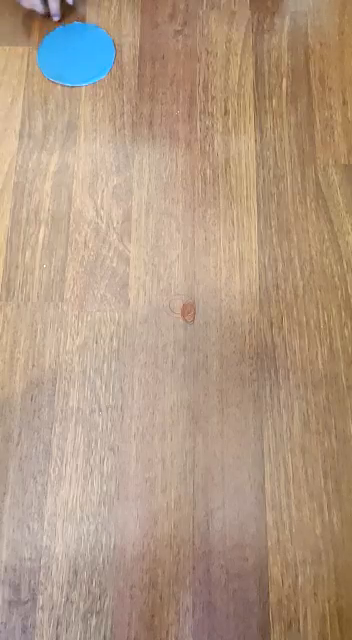
#> input picture frame 66 of OpenCV learning/Blue Detection/bluedetection.mp4, 352 x 640 px, given in place of para.mp4, which was not available
$ jupyter execute --allow-errors BlueDetection-editing.ipynb
#> lines starting #> are read from the running program, lines starting #| are printed output that depends on the picture; pictures that were not available may be replaced by others from this repository, and a replacement may not be noted
[cell 1]
import cv2 as cv
import numpy as np

[cell 2]
class Detector:
    @staticmethod
    def nothing(x):
        pass
    @staticmethod
    def drawRectangles(frame, contours,area_l_thresh,area_u_thresh):
        x_list=[]
        y_list=[]
        for contour in contours:
            (x, y, w, h) = cv.boundingRect(contour)
            if cv.contourArea(contour) > area_l_thresh and cv.contourArea(contour) < area_u_thresh:
                cv.rectangle(frame, (x, y), (x+w, y+h), (255,0,0), 2)
                cv.putText(frame,"Status: {}".format("Detected"), (10,30), cv.FONT_HERSHEY_SIMPLEX,
                                        1, (0, 0, 255), 3)
                x_list.append((x, x+w))
                y_list.append((y, y+h))
        return x_list, y_list
    @staticmethod
    def drawLineRect(frame, x_list, y_list, line_colour = (0,0,255) , line_thickness = 1, font = cv.FONT_HERSHEY_SIMPLEX):
        frame_lined = frame.copy()
        center_x = int(frame_lined.shape[1]/2)
        center_y = int(frame_lined.shape[0]/2)
        center_coordinate = (center_x, center_y)
        for xs, ys in zip(x_list,y_list):
            xc = int((xs[0] + xs[1])/2)
            yc = int((ys[0] + ys[1])/2)
            obj_center_coordinate = (xc, yc)
            line_lenght = ((xc -center_x)**2 + (yc -center_y)**2)**(1/2)
            cv.line(frame_lined, center_coordinate, obj_center_coordinate, line_colour, line_thickness)
            cv.putText(frame_lined,"Len: {:.2f}".format(line_lenght), (xc,yc), font,
                                            1, (0, 0, 255), 2)
        return frame_lined
    # [12 lines left out: function drawLine, not called in this run]
    @staticmethod
    def findContours(frame,l_bound,u_bound,
                        dilate=True,
                        dilate_iteration = 1,
                        draw_contours=False,
                        draw_rectangle=True,
                        filter_type="hsv",
                        kernel_size=(5,5),
                        area_thresh=(400,50000)):
        if filter_type == "hsv":
            frame_hsv = cv.cvtColor(frame,cv.COLOR_BGR2HSV)
            mask = cv.inRange(frame_hsv,l_bound,u_bound)
            kernel = np.ones(kernel_size, np.uint8)
            frame_contoured = frame.copy()
            frame_rectangled = frame.copy()
            if dilate:
                mask_dilated = cv.dilate(mask, kernel, iterations=dilate_iteration)
                contours, _ = cv.findContours(mask_dilated, cv.RETR_TREE, cv.CHAIN_APPROX_SIMPLE)
            else:
                contours, _ = cv.findContours(mask, cv.RETR_TREE, cv.CHAIN_APPROX_SIMPLE)

            if draw_contours:
                cv.drawContours(frame_contoured, contours, -1, (255, 0, 0), 2)
            if draw_rectangle:
                x_list, y_list = Detector.drawRectangles(frame_rectangled,
                                                                            contours,
                                                                            area_l_thresh = area_thresh[0],
                                                                            area_u_thresh = area_thresh[1])

            return frame_rectangled, frame_contoured, frame_hsv, mask, x_list, y_list
        elif filter_type == "bgr":
            frame_bgr = frame.copy()
            mask = cv.inRange(frame_bgr,l_bound,u_bound)
            kernel = np.ones(kernel_size, np.uint8)
            frame_contoured = frame.copy()
            if dilate:
                mask_dilated = cv.dilate(mask, kernel, iterations=1)
                contours, _ = cv.findContours(mask_dilated, cv.RETR_TREE, cv.CHAIN_APPROX_SIMPLE)
            else:
                contours, _ = cv.findContours(mask, cv.RETR_TREE, cv.CHAIN_APPROX_SIMPLE)

            if draw_contours:
                cv.drawContours(frame_contoured, contours, -1, (255, 0, 0), 2)
            if draw_rectangle:
                x_list, y_list, frame_rectangled = Detector.drawRectangles(frame_contoured,
                                                                            contours,
                                                                            area_l_thresh = area_thresh[0],
                                                                            area_u_thresh = area_thresh[1])

            return frame_rectangled, frame_contoured, frame_bgr, mask, x_list, y_list

        elif filter_type == "gray":
            frame_gray = cv.cvtColor(frame,cv.COLOR_BGR2GRAY)
            mask = cv.inRange(frame_gray,l_bound,u_bound)
            kernel = np.ones(kernel_size, np.uint8)
            frame_contoured = frame.copy()
            if dilate:
                mask_dilated = cv.dilate(mask, kernel, iterations=1)
                contours, _ = cv.findContours(mask_dilated, cv.RETR_TREE, cv.CHAIN_APPROX_SIMPLE)
            else:
                contours, _ = cv.findContours(mask, cv.RETR_TREE, cv.CHAIN_APPROX_SIMPLE)

            if draw_contours:
                cv.drawContours(frame_contoured, contours, -1, (255, 0, 0), 2)
            if draw_rectangle:
                x_list, y_list, frame_rectangled = Detector.drawRectangles(frame_contoured,
                                                                            contours,
                                                                            area_l_thresh = area_thresh[0],
                                                                            area_u_thresh = area_thresh[1])

            return frame_rectangled, frame_contoured, frame_gray, mask, x_list, y_list
    # [24 lines left out: function houghCircles, not called in this run]

    def __init__(self,vid_name):
        self.vid_name = vid_name

    def preview(self):
        cap = cv.VideoCapture(self.vid_name)
        while cap.isOpened():
            ret, bgr = cap.read()
#> bgr is the input picture: shape (640, 352, 3); mean B, G, R 131.7, 153.4, 177.8
            hsv = cv.cvtColor(bgr, cv.COLOR_BGR2HSV)
#> hsv: shape (640, 352, 3); mean H, S, V 17, 75.4, 181.2
            gray = cv.cvtColor(bgr, cv.COLOR_BGR2GRAY)
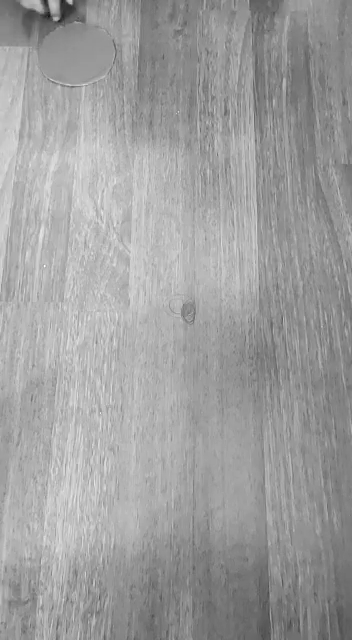
#> gray: shape (640, 352); min 18, max 254, mean 158.2
            cv.imshow("bgr",bgr)
            cv.imshow("hsv",hsv)
            cv.imshow("gray",gray)
            if cv.waitKey(24) == 27:
#> (key Esc is pressed here)
                break
        cv.destroyAllWindows()
        cap.release()

    def findBounds(self,filter_type="hsv"):
#> called with filter_type = 'hsv'
        cap = cv.VideoCapture(self.vid_name)
        cv.namedWindow("Filter")
        if filter_type == "hsv":
            cv.createTrackbar("L_H","Filter",0,180,self.nothing)
            cv.createTrackbar("U_H","Filter",180,180,self.nothing)

            cv.createTrackbar("L_S","Filter",0,255,self.nothing)
            cv.createTrackbar("U_S","Filter",255,255,self.nothing)

            cv.createTrackbar("L_V","Filter",0,255,self.nothing)
            cv.createTrackbar("U_V","Filter",255,255,self.nothing)

            while(True):
                ret, frame = cap.read()
                if ret:
                    frame_hsv = cv.cvtColor(frame,cv.COLOR_BGR2HSV)

                    l_h = cv.getTrackbarPos("L_H","Filter")
                    u_h = cv.getTrackbarPos("U_H","Filter")

                    l_s = cv.getTrackbarPos("L_S","Filter")
                    u_s = cv.getTrackbarPos("U_S","Filter")

                    l_v = cv.getTrackbarPos("L_V","Filter")
                    u_v = cv.getTrackbarPos("U_V","Filter")

                    l_bound_hsv = np.array([l_h,l_s,l_v])
                    u_bound_hsv = np.array([u_h,u_s,u_v])

                    mask = cv.inRange(frame_hsv, l_bound_hsv, u_bound_hsv)
#> mask: shape (640, 352); every value is 255

                    cv.imshow("frame_hsv",frame_hsv)
                    cv.imshow("mask",mask)
                    res = cv.bitwise_and(frame_hsv,frame_hsv,mask=mask)
                    cv.imshow("res",res)
                else:
                    cap.set(cv.CAP_PROP_POS_FRAMES, 0)
                key = cv.waitKey(24)
#> (key Esc is pressed here)
                if key==27:
                    break
            cap.release()
            cv.destroyAllWindows()
            return l_bound_hsv, u_bound_hsv


        elif filter_type == "bgr":
            cv.createTrackbar("L_B","Filter",0,255,self.nothing)
            cv.createTrackbar("U_B","Filter",255,255,self.nothing)

            cv.createTrackbar("L_G","Filter",0,255,self.nothing)
            cv.createTrackbar("U_G","Filter",255,255,self.nothing)

            cv.createTrackbar("L_R","Filter",0,255,self.nothing)
            cv.createTrackbar("U_R","Filter",255,255,self.nothing)

            while(True):
                ret, frame = cap.read()
                if ret:

                    l_b = cv.getTrackbarPos("L_B","Filter")
                    u_b = cv.getTrackbarPos("U_B","Filter")

                    l_g = cv.getTrackbarPos("L_G","Filter")
                    u_g = cv.getTrackbarPos("U_G","Filter")

                    l_r = cv.getTrackbarPos("L_R","Filter")
                    u_r = cv.getTrackbarPos("U_R","Filter")

                    l_bound_bgr = np.array([l_b,l_g,l_r])
                    u_bound_bgr = np.array([u_b,u_g,u_r])

                    mask = cv.inRange(frame,l_bound_bgr,u_bound_bgr)
                    cv.imshow("frame",frame)
                    cv.imshow("mask",mask)
                    res = cv.bitwise_and(frame,frame,mask=mask)
                    cv.imshow("res",res)
                else:
                    cap.set(cv.CAP_PROP_POS_FRAMES, 0)

                key = cv.waitKey(24)
                if key==27:
                    break
            cap.release()
            cv.destroyAllWindows()
            return l_bound_bgr, u_bound_bgr

        elif filter_type == "gray":
            cv.createTrackbar("L_G","Filter",0,255,self.nothing)
            cv.createTrackbar("U_G","Filter",255,255,self.nothing)

            while(True):
                ret, frame = cap.read()
                if ret:
                    frame = cv.cvtColor(frame,cv.COLOR_BGR2GRAY)

                    l_bound_gray = cv.getTrackbarPos("L_G","Filter")
                    u_bound_gray = cv.getTrackbarPos("U_G","Filter")

                    l_bound = np.array([l_bound_gray])
                    u_bound = np.array([u_bound_gray])

                    mask = cv.inRange(frame,l_bound,u_bound)
                    cv.imshow("frame",frame)
                    cv.imshow("mask",mask)
                    res = cv.bitwise_and(frame,frame,mask=mask)
                    cv.imshow("res",res)
                else:
                    cap.set(cv.CAP_PROP_POS_FRAMES, 0)
                key = cv.waitKey(24)
                if key==27:
                    break
            cap.release()
            cv.destroyAllWindows()
            return l_bound_gray, u_bound_gray
        else:
            print("Try proper filter_type")

    def findContoursLive(self,dilate=True,
                        l_bound=np.array([0,0,0]),
                        u_bound=np.array([0,0,0]),
                        draw_contours=False,
                        draw_rectangle=True,
                        filter_type="hsv",
                        line=True,
                        area_thresh=(400,50000),
                        dilate_iteration=1,
                        hough_circles=True):
        cap = cv.VideoCapture(self.vid_name)
        if filter_type == "hsv":
            while(True):
                ret, frame = cap.read()
                if ret:
                    frame_rectangled, frame_contoured, frame_hsv, mask, xs, ys = Detector.findContours( frame,
                                                                                                        l_bound=l_bound,
                                                                                                        u_bound=u_bound,
                                                                                                        filter_type="hsv",
                                                                                                        area_thresh=area_thresh,
                                                                                                        draw_contours=draw_contours,
                                                                                                        dilate_iteration=dilate_iteration,
                                                                                                        )
#> in findContours, `contours, _ = cv.findContours(mask_dilated, cv.RETR_TREE, cv.CHAIN_APP..`: contours = [[[0, 0], [0, 639], [351, 639], [351, 0]]]
#> the loop in drawRectangles, `for contour in contours:` made 1 pass
#> (contour, x, y, w, h) on pass 1: ([[0, 0], [0, 639], [351, 639], [351, 0]], 0, 0, 352, 640)
#> after the loop in drawRectangles, `for contour in contours:`: x_list = []
#> xs = []; ys = []
                    if line:
                        frame_rectangled_lined = self.drawLineRect(frame_rectangled,xs,ys)
                        cv.imshow("frame_rectangled_lined",frame_rectangled_lined)
                    else:
                        cv.imshow("frame_rectangled", frame_rectangled)
                    if hough_circles:
                        frame_circled = frame.copy()
                        res = cv.bitwise_and(frame,frame,mask=mask)
                        frame_gray = res[:,:,2]
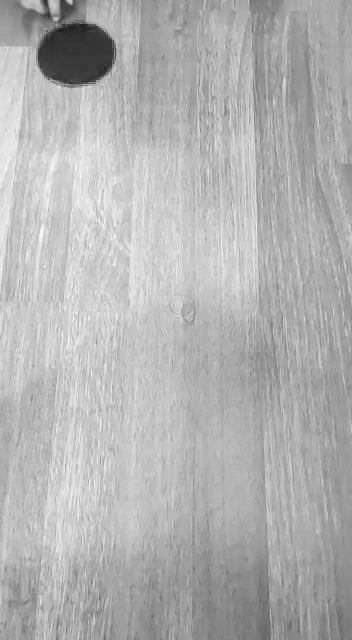
#> frame_gray: shape (640, 352); min 30, max 255, mean 177.8
                        frame_gray = cv.medianBlur(frame_gray, 5)
                        circles = cv.HoughCircles(frame_gray,
                                                    cv.HOUGH_GRADIENT, 1, 10,
                                                    param1=100,
                                                    param2=15,
                                                    minRadius=5,
                                                    maxRadius=20)
#> circles = None
                        if circles is not None:
                            circles = np.uint16(np.around(circles))
                            for i in circles[0, :]:
                                center = (i[0], i[1])
                                # circle center
                                cv.circle(frame_circled, center, 1, (0, 100, 100), 3)
                                if line:
                                    # draw line to the center
                                    frame_circled = Detector.drawLine(frame_circled,center)
                                # circle outline
                                radius = i[2]
                                cv.circle(frame_circled, center, radius, (255, 0, 255), 3)
                        cv.imshow("frame_circled",frame_circled)
                    # [4 lines of commented-out code are left out]


                else:
                    cap.set(cv.CAP_PROP_POS_FRAMES, 0)
                key = cv.waitKey(24)
#> (key Esc is pressed here)
                if key==27:
                    break
            cap.release()
            cv.destroyAllWindows()
        elif filter_type == "bgr":
            while(True):
                ret, frame = cap.read()
                if ret:
                    frame_rectangled, frame_contoured, frame_bgr, mask, xs, ys = Detector.findContours( frame,
                                                                                                        l_bound=l_bound,
                                                                                                        u_bound=u_bound,
                                                                                                        filter_type="bgr",
                                                                                                        area_thresh=area_thresh,
                                                                                                        draw_contours=draw_contours,
                                                                                                        dilate_iteration=dilate_iteration)
                    if line:
                        frame_rectangled_lined = self.drawLineRect(frame_rectangled,xs,ys)
                    # [5 lines of commented-out code are left out]
                    cv.imshow("frame_rectangled_lined",frame_rectangled_lined)
                else:
                    cap.set(cv.CAP_PROP_POS_FRAMES, 0)
                key = cv.waitKey(24)
                if key==27:
                    break
            cap.release()
            cv.destroyAllWindows()

        elif filter_type == "gray":
            while(True):
                ret, frame = cap.read()
                if ret:
                    frame_rectangled, frame_contoured, frame_gray, mask, xs, ys = Detector.findContours(frame,
                                                                                                        l_bound=l_bound,
                                                                                                        u_bound=u_bound,
                                                                                                        filter_type="gray",
                                                                                                        area_thresh= area_thresh,
                                                                                                        draw_contours=draw_contours,
                                                                                                        dilate_iteration=dilate_iteration)
                    if line:
                        frame_contoured_lined = self.drawLineRect(frame_contoured,xs,ys)
                    # [5 lines of commented-out code are left out]
                    cv.imshow("frame_rectangled_lined",frame_rectangled_lined)
                else:
                    cap.set(cv.CAP_PROP_POS_FRAMES, 0)

                key = cv.waitKey(24)
                if key==27:
                    break
            cap.release()
            cv.destroyAllWindows()

[cell 3]
x = Detector("para.mp4")

[cell 4]
x.preview()

[cell 5]
l_bound_hsv ,u_bound_hsv = x.findBounds(filter_type="hsv")

[cell 6]
x.findContoursLive(l_bound=l_bound_hsv,u_bound=u_bound_hsv,draw_contours=False, filter_type = "hsv",dilate_iteration=1,line=True)

#> (a cell that did not finish here is left out)

[cell 8]
cap = cv.VideoCapture("bluedetection.mp4")
while(True):
    ret, frame = cap.read()
    if ret:
        frame_circled = frame.copy()
        frame_rectangled, frame_contoured, _, mask_hsv, x_list, y_list = Detector.findContours(frame,
                                                                                    l_bound=l_bound_hsv,
                                                                                    u_bound=u_bound_hsv,
                                                                                    draw_contours=False,
                                                                                    area_thresh=(650,900))
#> the loop in drawRectangles (call 2), `for contour in contours:` made 1 pass
#> x_list = []; y_list = []
        res = cv.bitwise_and(frame,frame,mask=mask_hsv)
        frame_gray = res[:,:,2]
        frame_gray = cv.medianBlur(frame_gray, 5)
        circles = cv.HoughCircles(frame_gray,
                                    cv.HOUGH_GRADIENT, 1, 10,
                                    param1=100,
                                    param2=15,
                                    minRadius=5,
                                    maxRadius=20)
#> circles = None
        if circles is not None:
            circles = np.uint16(np.around(circles))
            for i in circles[0, :]:
                center = (i[0], i[1])
                # circle center
                cv.circle(frame_circled, center, 1, (0, 100, 100), 3)
                # draw line to the center
                frame_circled = Detector.drawLine(frame_circled,center)
                # circle outline
                radius = i[2]
                cv.circle(frame_circled, center, radius, (255, 0, 255), 3)
        canny = cv.Canny( frame_gray, 40, 80 )
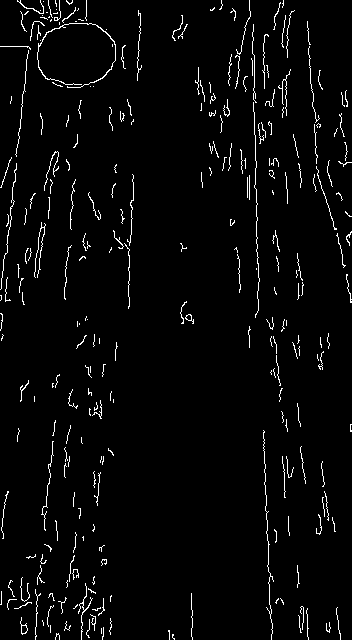
#> canny: shape (640, 352); 3.1% white in thin lines or dots
        #cv.imshow("canny",canny)
        #cv.imshow("frame_gray",frame_gray)
        #cv.imshow("frame", frame)
        cv.imshow("frame_rectangled",frame_rectangled)
        #cv.imshow("frame_contoured",frame_contoured)
        #cv.imshow("mask_hsv", mask_hsv)
        #cv.imshow("res",res)
        cv.imshow("frame_circled",frame_circled)
    else:
        cap.set(cv.CAP_PROP_POS_FRAMES, 0)
    key = cv.waitKey(4)
#> (key Esc is pressed here)
    if key==27:
        break
cap.release()
cv.destroyAllWindows()

$ run again, starting later in the video
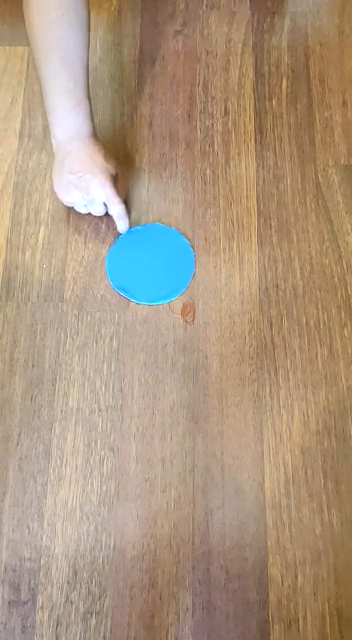
#> input picture frame 298 of OpenCV learning/Blue Detection/bluedetection.mp4, 352 x 640 px, given in place of para.mp4, which was not available
#> in preview, bgr is the input picture: shape (640, 352, 3); mean B, G, R 128.4, 150.8, 171.9
#> hsv: shape (640, 352, 3); mean H, S, V 21.7, 79.2, 177
#> mask: shape (640, 352); every value is 255
#> contours = [[[0, 0], [0, 639], [351, 639], [351, 0]]]
#> the loop in drawRectangles, `for contour in contours:` made 1 pass
#> (contour, x, y, w, h) on pass 1: ([[0, 0], [0, 639], [351, 639], [351, 0]], 0, 0, 352, 640)
#> after the loop in drawRectangles, `for contour in contours:`: x_list = []
#> in findContoursLive, `frame_gray = res[:,:,2]`:
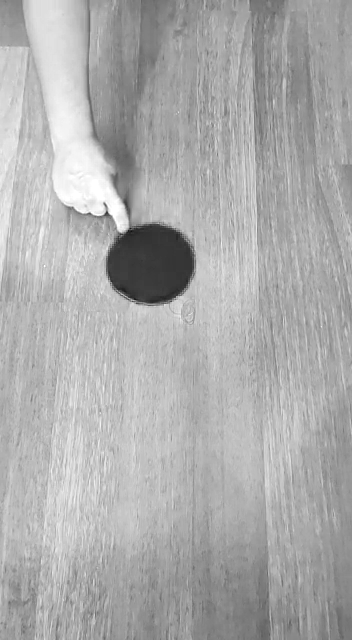
#> frame_gray: shape (640, 352); min 17, max 255, mean 171.9
#> in findContoursLive, `circles = cv.HoughCircles(frame_gray, cv.HOUGH_GRADIENT, 1, 10, param1..`: circles = None
#> the loop in drawRectangles (call 2), `for contour in contours:` made 1 pass
#> `frame_rectangled, frame_contoured, _, mask_hsv, x_list, y_list = Detec..`: x_list = []
#> `circles = cv.HoughCircles(frame_gray, cv.HOUGH_GRADIENT, 1, 10, param1..`: circles = None
#> `canny = cv.Canny( frame_gray, 40, 80 )`:
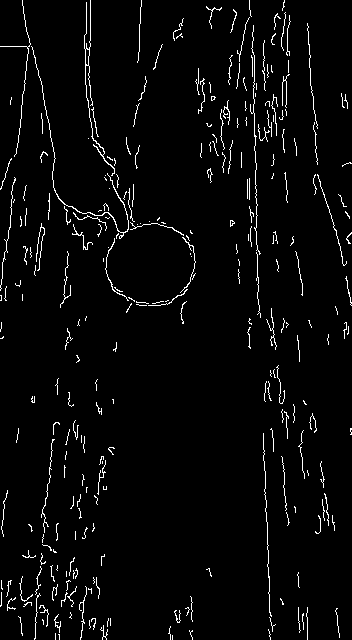
#> canny: shape (640, 352); 3.3% white in thin lines or dots
